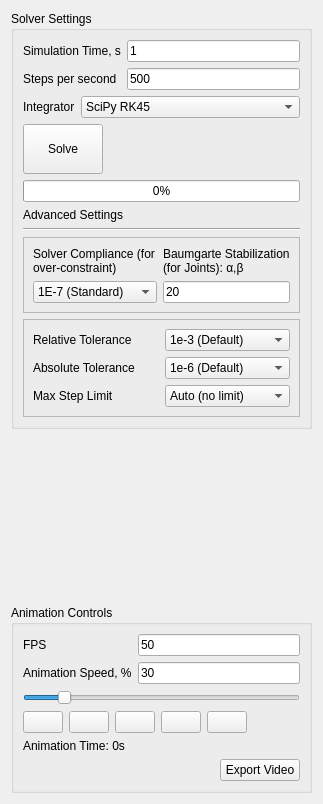
       <widget class="QWidget" name="pageSimulation">
        <layout class="QVBoxLayout" name="verticalLayout_30">
         <item>
          <widget class="QGroupBox" name="grbSolverSetting">
           <property name="minimumSize">
            <size>
             <width>0</width>
             <height>330</height>
            </size>
           </property>
           <property name="title">
            <string>Solver Settings</string>
           </property>
           <layout class="QVBoxLayout" name="verticalLayout_11">
            <item>
             <layout class="QGridLayout" name="gridLayout_8">
              <item row="0" column="0" colspan="2">
               <widget class="QLabel" name="label_23">
                <property name="text">
                 <string>Simulation Time, s</string>
                </property>
               </widget>
              </item>
              <item row="0" column="2">
               <widget class="QLineEdit" name="Edit_SimulationTime">
                <property name="toolTip">
                 <string>Define Simulation Time</string>
                </property>
                <property name="text">
                 <string>1</string>
                </property>
               </widget>
              </item>
              <item row="1" column="0" colspan="2">
               <widget class="QLabel" name="label_24">
                <property name="text">
                 <string>Steps per second</string>
                </property>
               </widget>
              </item>
              <item row="1" column="2">
               <widget class="QLineEdit" name="Edit_StepsPerSec">
                <property name="toolTip">
                 <string>Define the number of steps per one second</string>
                </property>
                <property name="text">
                 <string>500</string>
                </property>
               </widget>
              </item>
              <item row="2" column="0">
               <widget class="QLabel" name="label_30">
                <property name="text">
                 <string>Integrator</string>
                </property>
               </widget>
              </item>
              <item row="2" column="1" colspan="2">
               <widget class="QComboBox" name="cmbSolverMethod">
                <property name="toolTip">
                 <string>&lt;html&gt;&lt;head/&gt;&lt;body&gt;&lt;p&gt;Select the Integrator for Simulation:&lt;/p&gt;&lt;p&gt;Custom Solvers natively develoed in Python;&lt;/p&gt;&lt;p&gt;SciPy Library built-in Integrators.&lt;/p&gt;&lt;/body&gt;&lt;/html&gt;</string>
                </property>
                <property name="currentIndex">
                 <number>3</number>
                </property>
                <item>
                 <property name="text">
                  <string>Custom RK4</string>
                 </property>
                </item>
                <item>
                 <property name="text">
                  <string>Custom Euler</string>
                 </property>
                </item>
                <item>
                 <property name="text">
                  <string>Custom Symplectic Euler</string>
                 </property>
                </item>
                <item>
                 <property name="text">
                  <string>SciPy RK45</string>
                 </property>
                </item>
                <item>
                 <property name="text">
                  <string>SciPy RK23 (Adaptive)</string>
                 </property>
                </item>
                <item>
                 <property name="text">
                  <string>SciPy DOP853 (High Accuracy)</string>
                 </property>
                </item>
                <item>
                 <property name="text">
                  <string>SciPy Radau (Stiff)</string>
                 </property>
                </item>
                <item>
                 <property name="text">
                  <string>SciPy BDF (Stiff Heavy)</string>
                 </property>
                </item>
                <item>
                 <property name="text">
                  <string>SciPy LSODA (ABM Auto)</string>
                 </property>
                </item>
               </widget>
              </item>
             </layout>
            </item>
            <item>
             <layout class="QGridLayout" name="gridLayout_9">
              <item row="0" column="0">
               <widget class="QPushButton" name="btnSolve">
                <property name="minimumSize">
                 <size>
                  <width>70</width>
                  <height>50</height>
                 </size>
                </property>
                <property name="toolTip">
                 <string>Run the Simulation!</string>
                </property>
                <property name="text">
                 <string>Solve</string>
                </property>
               </widget>
              </item>
              <item row="0" column="1">
               <spacer name="horizontalSpacer_3">
                <property name="orientation">
                 <enum>Qt::Orientation::Horizontal</enum>
                </property>
                <property name="sizeHint" stdset="0">
                 <size>
                  <width>40</width>
                  <height>20</height>
                 </size>
                </property>
               </spacer>
              </item>
              <item row="0" column="2">
               <widget class="QToolButton" name="btnBreakSolving">
                <property name="toolTip">
                 <string>&lt;html&gt;&lt;head/&gt;&lt;body&gt;&lt;p&gt;Terminate the running Simulation&lt;/p&gt;&lt;/body&gt;&lt;/html&gt;</string>
                </property>
                <property name="text">
                 <string/>
                </property>
                <property name="iconSize">
                 <size>
                  <width>30</width>
                  <height>30</height>
                 </size>
                </property>
                <property name="toolButtonStyle">
                 <enum>Qt::ToolButtonStyle::ToolButtonIconOnly</enum>
                </property>
                <property name="autoRaise">
                 <bool>true</bool>
                </property>
               </widget>
              </item>
             </layout>
            </item>
            <item>
             <widget class="QProgressBar" name="progressBar">
              <property name="toolTip">
               <string>&lt;html&gt;&lt;head/&gt;&lt;body&gt;&lt;p&gt;Progress Bar indicates the status of the running Simulation&lt;/p&gt;&lt;/body&gt;&lt;/html&gt;</string>
              </property>
              <property name="value">
               <number>0</number>
              </property>
             </widget>
            </item>
            <item>
             <widget class="QLabel" name="label_87">
              <property name="text">
               <string>Advanced Settings</string>
              </property>
             </widget>
            </item>
            <item>
             <widget class="Line" name="line_15">
              <property name="orientation">
               <enum>Qt::Orientation::Horizontal</enum>
              </property>
             </widget>
            </item>
            <item>
             <widget class="QFrame" name="frame_4">
              <property name="frameShape">
               <enum>QFrame::Shape::StyledPanel</enum>
              </property>
              <property name="frameShadow">
               <enum>QFrame::Shadow::Raised</enum>
              </property>
              <layout class="QVBoxLayout" name="verticalLayout_10">
               <item>
                <layout class="QGridLayout" name="gridLayout_5">
                 <item row="0" column="0">
                  <widget class="QLabel" name="label_27">
                   <property name="text">
                    <string>Solver Compliance (for over-constraint)</string>
                   </property>
                   <property name="wordWrap">
                    <bool>true</bool>
                   </property>
                  </widget>
                 </item>
                 <item row="0" column="1">
                  <widget class="QLabel" name="label_28">
                   <property name="text">
                    <string>Baumgarte Stabilization (for Joints): α,β</string>
                   </property>
                   <property name="wordWrap">
                    <bool>true</bool>
                   </property>
                  </widget>
                 </item>
                 <item row="1" column="0">
                  <widget class="QComboBox" name="cmbSolverCompliance">
                   <property name="toolTip">
                    <string>&lt;html&gt;&lt;head/&gt;&lt;body&gt;&lt;p&gt;Consider Matrix (Tikhonov) Regularization) in case if the System is overconstrained.&lt;/p&gt;&lt;p&gt;The input value represents Constraint Compliance (m/N), the exact opposite of Stiffness. Mathematically, it acts like a virtual spring inserted into the Joint, which allows to share the load between the Joints.&lt;/p&gt;&lt;p&gt;Example of Usage:&lt;/p&gt;&lt;p&gt;0.0 (deactivated) means the Joint is infinitely stiff. It can be set for the properly constrained systems without Overconstraints.&lt;/p&gt;&lt;p&gt;1E-5 (soft) means the Joint is made of rubber or similar soft material.&lt;/p&gt;&lt;p&gt;1E-7 (default value) means the Joint is made of hard steel.&lt;/p&gt;&lt;p&gt;1E-9 (hard) or lower is for the simulations of the heavy rigid systems (massive train wheels) .&lt;/p&gt;&lt;/body&gt;&lt;/html&gt;</string>
                   </property>
                   <property name="currentIndex">
                    <number>2</number>
                   </property>
                   <item>
                    <property name="text">
                     <string>0 (Deactivated)</string>
                    </property>
                   </item>
                   <item>
                    <property name="text">
                     <string>1E-5 (Soft)</string>
                    </property>
                   </item>
                   <item>
                    <property name="text">
                     <string>1E-7 (Standard)</string>
                    </property>
                   </item>
                   <item>
                    <property name="text">
                     <string>1E-9 (Stiff)</string>
                    </property>
                   </item>
                   <item>
                    <property name="text">
                     <string>1E-11 (Ultra-Stiff)</string>
                    </property>
                   </item>
                  </widget>
                 </item>
                 <item row="1" column="1">
                  <widget class="QLineEdit" name="Edit_Alpha_Beta">
                   <property name="toolTip">
                    <string>&lt;html&gt;&lt;head/&gt;&lt;body&gt;&lt;p&gt;The Joint can physically drift apart due to numerical integration errors, and the Bodies can slowly disconnect from each other. Baumgarte stabilization pulls the Joints back together like a spring-damper system. &lt;/p&gt;&lt;p&gt;By default, the value is set to 20rad/s and can be modified as following:&lt;/p&gt;&lt;p&gt;Increase if the Joints are drifting too much;&lt;/p&gt;&lt;p&gt;If the simulation jitters or vibrates, then back the parameters down.&lt;/p&gt;&lt;/body&gt;&lt;/html&gt;</string>
                   </property>
                   <property name="text">
                    <string>20</string>
                   </property>
                  </widget>
                 </item>
                </layout>
               </item>
              </layout>
             </widget>
            </item>
            <item>
             <widget class="QFrame" name="frmAdvancedSolver">
              <property name="frameShape">
               <enum>QFrame::Shape::StyledPanel</enum>
              </property>
              <property name="frameShadow">
               <enum>QFrame::Shadow::Raised</enum>
              </property>
              <layout class="QVBoxLayout" name="verticalLayout_9">
               <item>
                <layout class="QGridLayout" name="gridLayout_49">
                 <item row="0" column="0">
                  <widget class="QLabel" name="label_82">
                   <property name="text">
                    <string>Relative Tolerance</string>
                   </property>
                  </widget>
                 </item>
                 <item row="0" column="1">
                  <widget class="QComboBox" name="cmbRtol">
                   <property name="toolTip">
                    <string>&lt;html&gt;&lt;head/&gt;&lt;body&gt;&lt;p&gt;Define the acceptable error relative to the size of the state variable. The defaults value is set to 1e-3 (0.1% error).&lt;/p&gt;&lt;/body&gt;&lt;/html&gt;</string>
                   </property>
                   <property name="currentIndex">
                    <number>1</number>
                   </property>
                   <item>
                    <property name="text">
                     <string>1e-2 (Fast)</string>
                    </property>
                   </item>
                   <item>
                    <property name="text">
                     <string>1e-3 (Default)</string>
                    </property>
                   </item>
                   <item>
                    <property name="text">
                     <string>1e-4</string>
                    </property>
                   </item>
                   <item>
                    <property name="text">
                     <string>1e-5 (Strict)</string>
                    </property>
                   </item>
                  </widget>
                 </item>
                 <item row="1" column="0">
                  <widget class="QLabel" name="label_85">
                   <property name="text">
                    <string>Absolute Tolerance</string>
                   </property>
                  </widget>
                 </item>
                 <item row="1" column="1">
                  <widget class="QComboBox" name="cmbAtol">
                   <property name="toolTip">
                    <string>&lt;html&gt;&lt;head/&gt;&lt;body&gt;&lt;p&gt;Define the acceptable error of the state variable. It is measured in the same units: Position in meters (m), Velocities in meters per second (m/s).&lt;/p&gt;&lt;/body&gt;&lt;/html&gt;</string>
                   </property>
                   <property name="currentIndex">
                    <number>2</number>
                   </property>
                   <item>
                    <property name="text">
                     <string>1e-4</string>
                    </property>
                   </item>
                   <item>
                    <property name="text">
                     <string>1e-5</string>
                    </property>
                   </item>
                   <item>
                    <property name="text">
                     <string>1e-6 (Default)</string>
                    </property>
                   </item>
                   <item>
                    <property name="text">
                     <string>1e-7</string>
                    </property>
                   </item>
                   <item>
                    <property name="text">
                     <string>1e-8</string>
                    </property>
                   </item>
                  </widget>
                 </item>
                 <item row="2" column="0">
                  <widget class="QLabel" name="label_86">
                   <property name="text">
                    <string>Max Step Limit</string>
                   </property>
                  </widget>
                 </item>
                 <item row="2" column="1">
                  <widget class="QComboBox" name="cmbMaxStep">
                   <property name="toolTip">
                    <string>&lt;html&gt;&lt;head/&gt;&lt;body&gt;&lt;p&gt;Define the maximal Time interval (dt) during the simulation. The default value for Max Step in SciPy is Auto (no limit). It is recommended to limit the Time interval for Collision detection.&lt;/p&gt;&lt;/body&gt;&lt;/html&gt;</string>
                   </property>
                   <item>
                    <property name="text">
                     <string>Auto (no limit)</string>
                    </property>
                   </item>
                   <item>
                    <property name="text">
                     <string>Bound to dt</string>
                    </property>
                   </item>
                   <item>
                    <property name="text">
                     <string>Bound to dt / 2</string>
                    </property>
                   </item>
                   <item>
                    <property name="text">
                     <string>Bound to dt / 10</string>
                    </property>
                   </item>
                  </widget>
                 </item>
                </layout>
               </item>
              </layout>
             </widget>
            </item>
           </layout>
          </widget>
         </item>
         <item>
          <spacer name="verticalSpacer_2">
           <property name="orientation">
            <enum>Qt::Orientation::Vertical</enum>
           </property>
           <property name="sizeHint" stdset="0">
            <size>
             <width>20</width>
             <height>170</height>
            </size>
           </property>
          </spacer>
         </item>
         <item>
          <widget class="QGroupBox" name="grbAnimation">
           <property name="title">
            <string>Animation Controls</string>
           </property>
           <layout class="QVBoxLayout" name="verticalLayout_8">
            <item>
             <layout class="QGridLayout" name="gridLayout_6">
              <item row="0" column="0">
               <widget class="QLabel" name="label_26">
                <property name="text">
                 <string>FPS</string>
                </property>
               </widget>
              </item>
              <item row="0" column="1">
               <widget class="QLineEdit" name="Edit_FPS">
                <property name="toolTip">
                 <string>&lt;html&gt;&lt;head/&gt;&lt;body&gt;&lt;p&gt;Adjust the Video quality by the frame rate (Frames Per Second) setting&lt;/p&gt;&lt;/body&gt;&lt;/html&gt;</string>
                </property>
                <property name="text">
                 <string>50</string>
                </property>
               </widget>
              </item>
              <item row="1" column="0">
               <widget class="QLabel" name="label_25">
                <property name="text">
                 <string>Animation Speed, %</string>
                </property>
               </widget>
              </item>
              <item row="1" column="1">
               <widget class="QLineEdit" name="Edit_AnimationSpeed">
                <property name="toolTip">
                 <string/>
                </property>
                <property name="text">
                 <string>30</string>
                </property>
               </widget>
              </item>
             </layout>
            </item>
            <item>
             <widget class="QSlider" name="hslAnimSpeed">
              <property name="toolTip">
               <string>Set the animation speed relative to the real time</string>
              </property>
              <property name="minimum">
               <number>5</number>
              </property>
              <property name="maximum">
               <number>200</number>
              </property>
              <property name="pageStep">
               <number>5</number>
              </property>
              <property name="value">
               <number>30</number>
              </property>
              <property name="orientation">
               <enum>Qt::Orientation::Horizontal</enum>
              </property>
             </widget>
            </item>
            <item>
             <layout class="QGridLayout" name="gridLayout_7">
              <item row="0" column="0">
               <widget class="QPushButton" name="btnRunAnimation">
                <property name="toolTip">
                 <string>Play</string>
                </property>
                <property name="text">
                 <string/>
                </property>
                <property name="icon">
                 <iconset theme="QIcon::ThemeIcon::MediaPlaybackStart"/>
                </property>
               </widget>
              </item>
              <item row="0" column="1">
               <widget class="QPushButton" name="btnPauseAnimation">
                <property name="toolTip">
                 <string>Pause</string>
                </property>
                <property name="text">
                 <string/>
                </property>
                <property name="icon">
                 <iconset theme="QIcon::ThemeIcon::MediaPlaybackPause"/>
                </property>
               </widget>
              </item>
              <item row="0" column="2">
               <widget class="QPushButton" name="btnStopAnimation">
                <property name="toolTip">
                 <string>Stop</string>
                </property>
                <property name="text">
                 <string/>
                </property>
                <property name="icon">
                 <iconset theme="QIcon::ThemeIcon::MediaPlaybackStop"/>
                </property>
               </widget>
              </item>
              <item row="0" column="3">
               <widget class="QPushButton" name="btnStepBackward">
                <property name="toolTip">
                 <string>Step Backward</string>
                </property>
                <property name="text">
                 <string/>
                </property>
                <property name="icon">
                 <iconset theme="QIcon::ThemeIcon::MediaSkipBackward"/>
                </property>
               </widget>
              </item>
              <item row="0" column="4">
               <widget class="QPushButton" name="btnStepForward">
                <property name="toolTip">
                 <string>Step Forward</string>
                </property>
                <property name="text">
                 <string/>
                </property>
                <property name="icon">
                 <iconset theme="QIcon::ThemeIcon::MediaSkipForward"/>
                </property>
               </widget>
              </item>
              <item row="0" column="5">
               <spacer name="horizontalSpacer_4">
                <property name="orientation">
                 <enum>Qt::Orientation::Horizontal</enum>
                </property>
                <property name="sizeHint" stdset="0">
                 <size>
                  <width>40</width>
                  <height>20</height>
                 </size>
                </property>
               </spacer>
              </item>
             </layout>
            </item>
            <item>
             <widget class="QLabel" name="lblAnimationTime">
              <property name="text">
               <string>Animation Time: 0s</string>
              </property>
             </widget>
            </item>
            <item>
             <layout class="QGridLayout" name="gridLayout_56">
              <item row="0" column="0">
               <spacer name="horizontalSpacer_20">
                <property name="orientation">
                 <enum>Qt::Orientation::Horizontal</enum>
                </property>
                <property name="sizeHint" stdset="0">
                 <size>
                  <width>40</width>
                  <height>20</height>
                 </size>
                </property>
               </spacer>
              </item>
              <item row="0" column="1">
               <widget class="QPushButton" name="btnExportVideo">
                <property name="toolTip">
                 <string>&lt;html&gt;&lt;head/&gt;&lt;body&gt;&lt;p&gt;Export the Animation of the entire Simulation in .webm format&lt;/p&gt;&lt;/body&gt;&lt;/html&gt;</string>
                </property>
                <property name="text">
                 <string>Export Video</string>
                </property>
               </widget>
              </item>
             </layout>
            </item>
           </layout>
          </widget>
         </item>
        </layout>
       </widget>
